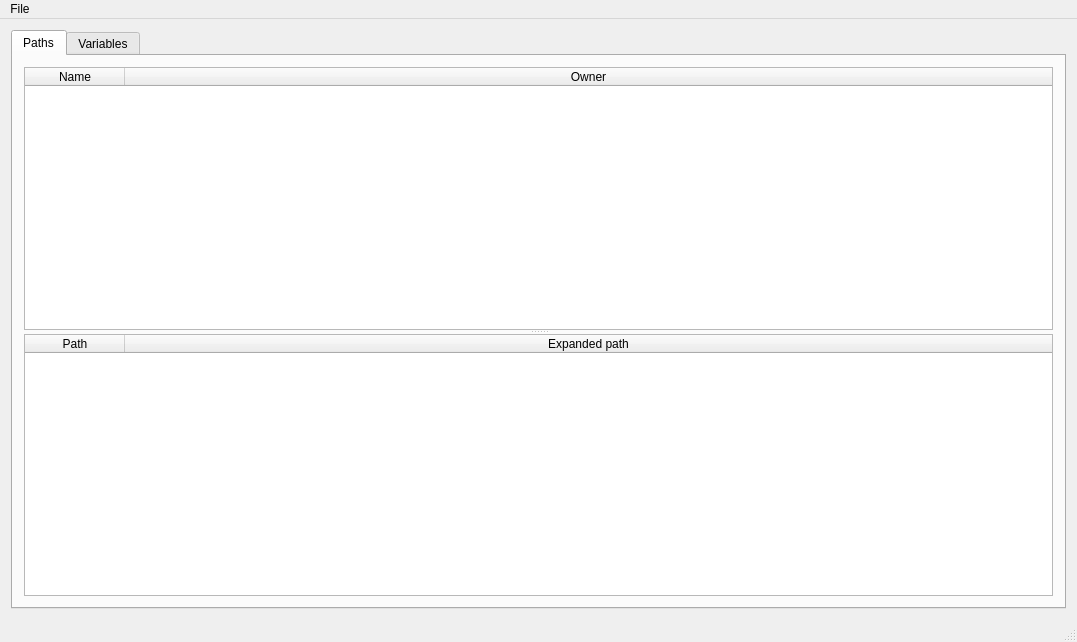
<?xml version="1.0" encoding="UTF-8"?>
<ui version="4.0">
 <class>MainWindow</class>
 <widget class="QMainWindow" name="MainWindow">
  <property name="geometry">
   <rect>
    <x>0</x>
    <y>0</y>
    <width>1077</width>
    <height>642</height>
   </rect>
  </property>
  <property name="windowTitle">
   <string>MainWindow</string>
  </property>
  <widget class="QWidget" name="centralWidget">
   <layout class="QVBoxLayout" name="verticalLayout">
    <item>
     <widget class="QTabWidget" name="tabWidget">
      <property name="currentIndex">
       <number>0</number>
      </property>
      <widget class="QWidget" name="pathsTab">
       <attribute name="title">
        <string>Paths</string>
       </attribute>
       <layout class="QVBoxLayout" name="verticalLayout_3">
        <item>
         <widget class="QSplitter" name="splitter">
          <property name="orientation">
           <enum>Qt::Vertical</enum>
          </property>
          <property name="childrenCollapsible">
           <bool>false</bool>
          </property>
          <widget class="QTableWidget" name="pathsTable">
           <property name="alternatingRowColors">
            <bool>true</bool>
           </property>
           <property name="selectionMode">
            <enum>QAbstractItemView::SingleSelection</enum>
           </property>
           <property name="selectionBehavior">
            <enum>QAbstractItemView::SelectRows</enum>
           </property>
           <property name="sortingEnabled">
            <bool>true</bool>
           </property>
           <attribute name="horizontalHeaderStretchLastSection">
            <bool>true</bool>
           </attribute>
           <attribute name="verticalHeaderVisible">
            <bool>false</bool>
           </attribute>
           <column>
            <property name="text">
             <string>Name</string>
            </property>
           </column>
           <column>
            <property name="text">
             <string>Owner</string>
            </property>
           </column>
          </widget>
          <widget class="QTableWidget" name="pathValuesTable">
           <property name="alternatingRowColors">
            <bool>true</bool>
           </property>
           <property name="selectionMode">
            <enum>QAbstractItemView::SingleSelection</enum>
           </property>
           <property name="sortingEnabled">
            <bool>true</bool>
           </property>
           <attribute name="horizontalHeaderStretchLastSection">
            <bool>true</bool>
           </attribute>
           <attribute name="verticalHeaderVisible">
            <bool>false</bool>
           </attribute>
           <column>
            <property name="text">
             <string>Path</string>
            </property>
           </column>
           <column>
            <property name="text">
             <string>Expanded path</string>
            </property>
           </column>
          </widget>
         </widget>
        </item>
       </layout>
      </widget>
      <widget class="QWidget" name="variablesTab">
       <attribute name="title">
        <string>Variables</string>
       </attribute>
       <layout class="QVBoxLayout" name="verticalLayout_2">
        <item>
         <widget class="QTableWidget" name="variablesTable">
          <property name="alternatingRowColors">
           <bool>true</bool>
          </property>
          <property name="selectionMode">
           <enum>QAbstractItemView::SingleSelection</enum>
          </property>
          <property name="sortingEnabled">
           <bool>true</bool>
          </property>
          <attribute name="horizontalHeaderStretchLastSection">
           <bool>true</bool>
          </attribute>
          <attribute name="verticalHeaderVisible">
           <bool>false</bool>
          </attribute>
          <column>
           <property name="text">
            <string>Name</string>
           </property>
          </column>
          <column>
           <property name="text">
            <string>Owner</string>
           </property>
          </column>
          <column>
           <property name="text">
            <string>Value</string>
           </property>
          </column>
          <column>
           <property name="text">
            <string>Expanded value</string>
           </property>
          </column>
         </widget>
        </item>
       </layout>
      </widget>
     </widget>
    </item>
   </layout>
  </widget>
  <widget class="QMenuBar" name="menuBar">
   <property name="geometry">
    <rect>
     <x>0</x>
     <y>0</y>
     <width>1077</width>
     <height>21</height>
    </rect>
   </property>
   <widget class="QMenu" name="menuFile">
    <property name="title">
     <string>File</string>
    </property>
   </widget>
   <addaction name="menuFile"/>
  </widget>
  <widget class="QStatusBar" name="statusBar"/>
 </widget>
 <layoutdefault spacing="6" margin="11"/>
 <resources/>
 <connections/>
</ui>
